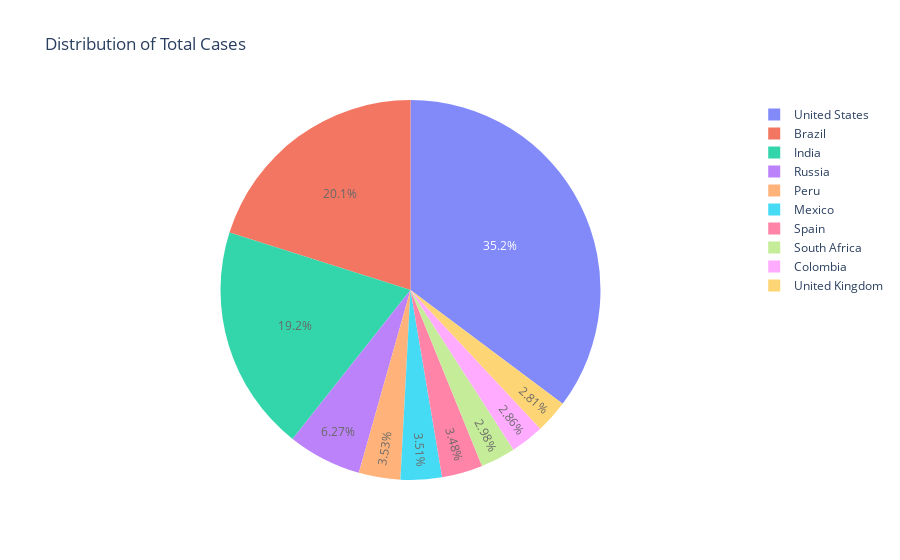

The cell this chart's notebook holds for it:
### Code cell
px.pie(data.iloc[0:20],
       names='Country',
       values='Total Cases',
      opacity=0.8,
      title='Distribution of Total Cases ')

### Figure 1 — Plotly figure (JSON) as saved in the notebook; plotly's stock layout.template omitted (floating-point values rounded to 4 significant figures)
{"data": [{"domain": {"x": [0, 1], "y": [0, 1]}, "hovertemplate": "Country=%{label}<br>Total Cases=%{value}<extra></extra>", "labels": ["United States", "Brazil", "India", "Russia", "Peru", "Mexico", "Spain", "South Africa", "Colombia", "United Kingdom"], "legendgroup": "", "name": "", "opacity": 0.8, "showlegend": true, "values": [746014098, 425704517, 407771615, 132888951, 74882695, 74347548, 73717676, 63027659, 60543682, 59475032], "type": "pie"}], "layout": {"legend": {"tracegroupgap": 0}, "title": {"text": "Distribution of Total Cases "}, "autosize": true}}
